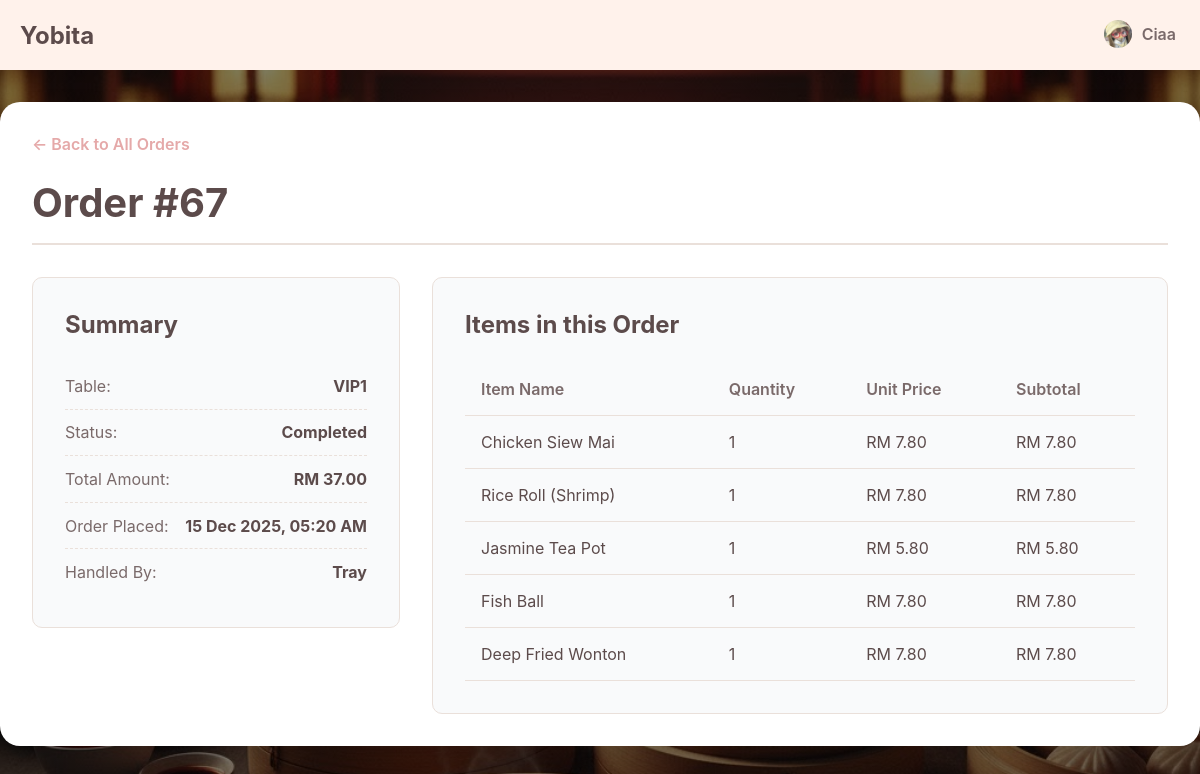
The page /admin/orderDetail.php?id=67 (signed in) on the database its author committed.
### tables this page shows
CREATE TABLE `orders` (
  `id` int(10) UNSIGNED NOT NULL,
  `table_id` int(10) UNSIGNED NOT NULL,
  `user_id` int(10) UNSIGNED NOT NULL,
  `status` enum('pending','prepared','completed','cancelled') NOT NULL DEFAULT 'pending',
  `total_amount` decimal(10,2) DEFAULT 0.00,
  `created_at` timestamp NOT NULL DEFAULT current_timestamp()
);

CREATE TABLE `dining_tables` (
  `id` int(10) UNSIGNED NOT NULL,
  `table_number` varchar(10) NOT NULL,
  `capacity` int(11) NOT NULL DEFAULT 4,
  `status` enum('available','occupied','reserved') NOT NULL DEFAULT 'available'
);

CREATE TABLE `staffs` (
  `id` int(10) UNSIGNED NOT NULL,
  `username` varchar(50) NOT NULL,
  `email` varchar(255) NOT NULL,
  `password` varchar(255) NOT NULL,
  `role` enum('waiter','admin','chef') NOT NULL DEFAULT 'waiter',
  `profile_picture` varchar(255) DEFAULT NULL,
  `created_at` timestamp NOT NULL DEFAULT current_timestamp()
);

CREATE TABLE `order_items` (
  `id` int(10) UNSIGNED NOT NULL,
  `order_id` int(10) UNSIGNED NOT NULL,
  `menu_item_id` int(10) UNSIGNED NOT NULL,
  `quantity` int(11) NOT NULL DEFAULT 1,
  `price` decimal(8,2) NOT NULL,
  `prepared_at` timestamp NULL DEFAULT NULL
);

CREATE TABLE `menu_items` (
  `id` int(10) UNSIGNED NOT NULL,
  `category_id` int(10) UNSIGNED DEFAULT NULL,
  `name` varchar(100) NOT NULL,
  `description` text DEFAULT NULL,
  `price` decimal(8,2) NOT NULL,
  `image_url` varchar(255) DEFAULT NULL
);

### admin/orderDetail.php (the view, shortened to what this page needs)
<?php
require_once '../connection.php';
$order_id = (int)$_GET['id'];
$basePath = "../";
include '../_header.php';
try {
    $sql_order = "SELECT
                    o.id, o.status, o.total_amount, o.created_at,
                    dt.table_number,
                    u.username as waiter_name
                  FROM orders o
                  JOIN dining_tables dt ON o.table_id = dt.id
                  LEFT JOIN staffs u ON o.user_id = u.id
                  WHERE o.id = ?";
    $stmt_order = $pdo->prepare($sql_order);
    $stmt_order->execute([$order_id]);
    $order = $stmt_order->fetch();
    $sql_items = "SELECT oi.quantity, oi.price, mi.name as item_name
                  FROM order_items oi
                  JOIN menu_items mi ON oi.menu_item_id = mi.id
                  WHERE oi.order_id = ?";
    $stmt_items = $pdo->prepare($sql_items);
    $stmt_items->execute([$order_id]);
    $order_items = $stmt_items->fetchAll();
} catch (PDOException $e) {
    die("Database error: " . $e->getMessage());
}
?>
<link rel="stylesheet" href="<?php echo $basePath; ?>css/viewOrders.css">
<main class="main-wrapper">
    <div class="admin-container">
        <a href="viewOrder.php" class="back-link">← Back to All Orders</a>
                <div class="page-header">
            <h1>Order #<?php echo htmlspecialchars($order['id']); ?></h1>
        </div>
        <div class="order-details-grid">
            <div class="order-summary-card">
                <h2 class="section-title">Summary</h2>
                <div class="summary-item">
                    <span>Table:</span>
                    <strong><?php echo htmlspecialchars($order['table_number']); ?></strong>
                </div>
                <div class="summary-item">
                    <span>Status:</span>
                    <strong class="status-text-<?php echo $order['status']; ?>"><?php echo htmlspecialchars(ucfirst($order['status'])); ?></strong>
                </div>
                <div class="summary-item">
                    <span>Total Amount:</span>
                    <strong>RM <?php echo number_format($order['total_amount'], 2); ?></strong>
                </div>
                <div class="summary-item">
                    <span>Order Placed:</span>
                    <strong><?php echo date("d M Y, h:i A", strtotime($order['created_at'])); ?></strong>
                </div>
                <div class="summary-item">
                    <span>Handled By:</span>
                    <strong><?php echo htmlspecialchars($order['waiter_name'] ?? 'N/A'); ?></strong>
                </div>
            </div>
            <div class="order-items-card">
                <h2 class="section-title">Items in this Order</h2>
                <div class="table-responsive">
                    <table>
                        <thead>
                            <tr>
                                <th>Item Name</th>
                                <th>Quantity</th>
                                <th>Unit Price</th>
                                <th>Subtotal</th>
                            </tr>
                        </thead>
                        <tbody>
                            <?php foreach ($order_items as $item): ?>
                                <tr>
                                    <td><?php echo htmlspecialchars($item['item_name']); ?></td>
                                    <td><?php echo $item['quantity']; ?></td>
                                    <td>RM <?php echo number_format($item['price'], 2); ?></td>
                                    <td>RM <?php echo number_format($item['price'] * $item['quantity'], 2); ?></td>
                                </tr>
                            <?php endforeach; ?>
                        </tbody>
                    </table>
                </div>
            </div>
        </div>
    </div>
</main>

### css/index.css (style rules this page uses)
:root { --primary: #FFDCDC; --second: #FFF2EB; --third: #ffffff; --fourth: #FFD6BA; --text-dark: #5C4B4B; --text-light: #7a6a6a; --border-color: #EAE0DA; --accent-dark: #E5A9A9; --notification: #FF3B3B; }
* { box-sizing: border-box; margin: 0; padding: 0; }
body { font-family: -apple-system, BlinkMacSystemFont, "Segoe UI", Roboto, Helvetica, Arial, sans-serif; background-color: var(--second); color: var(--text-dark); background: linear-gradient(rgba(0, 0, 0, 0.5), rgba(0, 0, 0, 0.5)), url(../image/Background.jpg) !important; background-size: cover !important; background-position: center !important; background-repeat: no-repeat !important; background-attachment: fixed !important; }
.main-wrapper { padding-top: 70px; padding-bottom: 100px; }

### css/viewOrders.css (style rules this page uses)
.admin-container { max-width: 1200px; margin: 2rem auto; padding: 2rem; background-color: #fff; border-radius: 20px; box-shadow: 0 8px 25px rgba(0, 0, 0, 0.1); animation: fadeInUp 0.6s ease-out; }
body { background-color: #f8f9fa; }
.back-link { display: inline-block; margin-bottom: 1.5rem; color: var(--accent-dark, #a05252); text-decoration: none; font-weight: 600; transition: color 0.3s ease; }
.page-header { border-bottom: 2px solid var(--border-color, #eee); padding-bottom: 1rem; margin-bottom: 2rem; }
.page-header h1 { color: var(--text-dark, #333); font-size: 2.5rem; margin: 0; }
.section-title { font-size: 1.5rem; color: var(--text-dark, #333); margin-top: 0; margin-bottom: 1.5rem; }
.table-responsive { overflow-x: auto; }
table { width: 100%; border-collapse: collapse; text-align: left; }
table th, table td { padding: 1rem; border-bottom: 1px solid var(--border-color, #eee); vertical-align: middle; }
table th { background-color: #f9fafb; font-weight: 600; color: var(--text-light, #555); }
.order-details-grid { display: grid; grid-template-columns: 1fr 2fr; gap: 2rem; align-items: flex-start; }
.order-summary-card, .order-items-card { background-color: #f9fafb; padding: 2rem; border-radius: 10px; border: 1px solid var(--border-color, #eee); }
.summary-item { display: flex; justify-content: space-between; padding: 0.8rem 0; border-bottom: 1px dashed var(--border-color, #eee); font-size: 1rem; }
.summary-item:last-child { border-bottom: none; }
.summary-item span { color: var(--text-light); }
.summary-item strong { color: var(--text-dark); }
.status-text-completed { color: #155724; }

### rows shown on the page
orders: id "67", table.table_number "VIP1", status "Completed", total_amount "37.00", created_at "15 Dec 2025, 05:20 AM", user.username "Tray"
order_items: menu_item.name "Chicken Siew Mai", quantity "1", price "7.80", $item['price']*$item['quantity'] "7.80"
order_items: menu_item.name "Rice Roll (Shrimp)", quantity "1", price "7.80", $item['price']*$item['quantity'] "7.80"
order_items: menu_item.name "Jasmine Tea Pot", quantity "1", price "5.80", $item['price']*$item['quantity'] "5.80"
order_items: menu_item.name "Fish Ball", quantity "1", price "7.80", $item['price']*$item['quantity'] "7.80"
order_items: menu_item.name "Deep Fried Wonton", quantity "1", price "7.80", $item['price']*$item['quantity'] "7.80"

### other values the page prints
$_SESSION['username'] "Ciaa"
